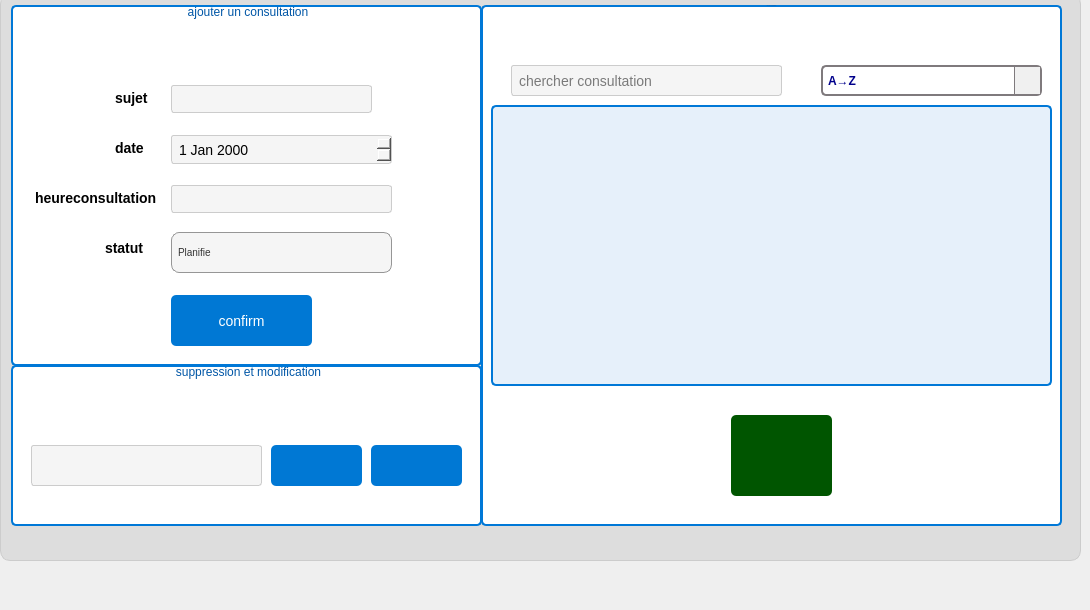
   <widget class="QWidget" name="tab">
    <attribute name="title">
     <string>Gestion des consultations</string>
    </attribute>
    <widget class="QLabel" name="label_3">
     <property name="geometry">
      <rect>
       <x>20</x>
       <y>70</y>
       <width>101</width>
       <height>31</height>
      </rect>
     </property>
     <property name="cursor">
      <cursorShape>ArrowCursor</cursorShape>
     </property>
     <property name="text">
      <string>id consultation</string>
     </property>
    </widget>
    <widget class="QLabel" name="label_4">
     <property name="geometry">
      <rect>
       <x>50</x>
       <y>130</y>
       <width>41</width>
       <height>31</height>
      </rect>
     </property>
     <property name="cursor">
      <cursorShape>ArrowCursor</cursorShape>
     </property>
     <property name="text">
      <string>sujet</string>
     </property>
    </widget>
    <widget class="QPlainTextEdit" name="plainTextEdit">
     <property name="geometry">
      <rect>
       <x>140</x>
       <y>70</y>
       <width>201</width>
       <height>31</height>
      </rect>
     </property>
     <property name="styleSheet">
      <string notr="true">QTextEdit {
    border: none;
    background: transparent; /* يجعل الخلفية شفافة */
    border-radius: 10px; /* يضيف زوايا مستديرة */
    padding: 5px; /* يضيف مسافة داخلية */
}
</string>
     </property>
    </widget>
    <widget class="QPlainTextEdit" name="plainTextEdit_2">
     <property name="geometry">
      <rect>
       <x>140</x>
       <y>130</y>
       <width>201</width>
       <height>31</height>
      </rect>
     </property>
    </widget>
    <widget class="QDateTimeEdit" name="dateTimeEdit">
     <property name="geometry">
      <rect>
       <x>140</x>
       <y>200</y>
       <width>201</width>
       <height>29</height>
      </rect>
     </property>
    </widget>
    <widget class="QLabel" name="label_5">
     <property name="geometry">
      <rect>
       <x>50</x>
       <y>250</y>
       <width>41</width>
       <height>31</height>
      </rect>
     </property>
     <property name="cursor">
      <cursorShape>ArrowCursor</cursorShape>
     </property>
     <property name="text">
      <string>statut</string>
     </property>
    </widget>
    <widget class="QLabel" name="label_6">
     <property name="geometry">
      <rect>
       <x>20</x>
       <y>200</y>
       <width>91</width>
       <height>31</height>
      </rect>
     </property>
     <property name="cursor">
      <cursorShape>ArrowCursor</cursorShape>
     </property>
     <property name="text">
      <string>date et heure</string>
     </property>
    </widget>
    <widget class="QPlainTextEdit" name="plainTextEdit_3">
     <property name="geometry">
      <rect>
       <x>140</x>
       <y>250</y>
       <width>201</width>
       <height>31</height>
      </rect>
     </property>
    </widget>
    <widget class="QTabWidget" name="tabWidget_2">
     <property name="geometry">
      <rect>
       <x>0</x>
       <y>-40</y>
       <width>1081</width>
       <height>601</height>
      </rect>
     </property>
     <property name="styleSheet">
      <string notr="true">QTabWidget::pane {
    border: 1px solid #ccc;
    background-color: rgb(221, 221, 221);
    border-radius: 10px;
    padding: 10px;
}

QTabBar::tab {
    background: rgb(200, 200, 200);
    border: 1px solid #aaa;
    border-top-left-radius: 10px;
    border-top-right-radius: 10px;
    padding: 8px 16px;
    font-size: 14px;
}

QTabBar::tab:selected {
    background: #3498db;
    color: white;
    font-weight: bold;
}

QTabBar::tab:hover {
    background: #2980b9;
    color: white;
}

QTabBar::tab:!selected {
    margin-top: 2px;
}
</string>
     </property>
     <property name="tabPosition">
      <enum>QTabWidget::TabPosition::North</enum>
     </property>
     <property name="currentIndex">
      <number>0</number>
     </property>
     <widget class="QWidget" name="tab_4">
      <attribute name="title">
       <string>Gestion des consultations</string>
      </attribute>
      <widget class="QGroupBox" name="groupBox">
       <property name="geometry">
        <rect>
         <x>0</x>
         <y>-10</y>
         <width>471</width>
         <height>371</height>
        </rect>
       </property>
       <property name="styleSheet">
        <string notr="true">QGroupBox {
    border: 2px solid #0078D7;  /* Bordure bleue */
    border-radius: 5px;         /* Coins arrondis */
    margin-top: 10px;           /* Espace au-dessus du titre */
    background-color: #ffffff;  /* Fond bleu clair */
    padding: 5px;               /* Espace interne */
}

QGroupBox::title {
    subcontrol-origin: margin;
    subcontrol-position: top center; /* Centrage du titre */
    padding: 10px 10px;
    color: #0056A6;  /* Couleur du texte */
    font-weight: bold;
    font-size: 12pt;
    background: transparent;
}
QGroupBox QLineEdit,
QGroupBox QDateEdit, 
QGroupBox QTimeEdit {
    background-color: #f5f5f5;
	color: black;
    border: 1px solid #ccc;
    padding: 5px;
    border-radius: 3px;
    font-size: 14px;
}
/* Focus sur QLineEdit, QDateEdit, QTimeEdit */
QGroupBox QLineEdit:focus, 
QGroupBox QDateEdit:focus, 
QGroupBox QTimeEdit:focus {
    border-color: #0078d4;
    background-color: #e6f0ff;
}

/* Placeholders dans les champs de texte */
QGroupBox QLineEdit::placeholder, 
QGroupBox QDateEdit::placeholder, 
QGroupBox QTimeEdit::placeholder {
    color: black; /* Définit la couleur des placeholders à noir */
    font-style: italic;
}

/* Boutons radio dans le QGroupBox */
QGroupBox QRadioButton {
    color: black;
    font-size: 14px;
}

QGroupBox QRadioButton::indicator {
    width: 15px;
    height: 15px;
    border: 2px solid #0078d4;
    background-color: #e6e6e6;  /* Arrière-plan gris clair */
    border-radius: 50%;
}

QGroupBox QRadioButton::indicator:checked {
    background-color: #0078d4;
    border: 2px solid #0078d4;
}

QGroupBox QRadioButton::indicator:unchecked {
    background-color: #e6e6e6;
    border: 2px solid #ccc;
}

/* Boutons dans le QGroupBox */
QGroupBox QPushButton {
    background-color: #0078d4;
    color: white;
    padding: 10px;
    border-radius: 5px;
    border: none;
    font-size: 14px;
    cursor: pointer;
}

QGroupBox QPushButton:hover {
    background-color: #005a9e;
}

QGroupBox QPushButton:pressed {
    background-color: #003d6a;
}

/* Progress Bar dans le QGroupBox */
QGroupBox QProgressBar {
    border: 1px solid #ccc;
    border-radius: 5px;
    text-align: center;
    background-color: #f5f5f5;
    color: black;
}

QGroupBox QProgressBar::chunk {
    background-color: #0078d4;
    border-radius: 5px;
}
QGroupBox QLabel {
    color: black;
    font-size: 14px;
    font-weight: bold;
    margin-bottom: 5px;
}

</string>
       </property>
       <property name="title">
        <string>ajouter un consultation</string>
       </property>
       <property name="flat">
        <bool>false</bool>
       </property>
       <property name="checkable">
        <bool>false</bool>
       </property>
       <widget class="QLabel" name="label_8">
        <property name="geometry">
         <rect>
          <x>100</x>
          <y>90</y>
          <width>41</width>
          <height>31</height>
         </rect>
        </property>
        <property name="cursor">
         <cursorShape>ArrowCursor</cursorShape>
        </property>
        <property name="styleSheet">
         <string notr="true">background-color: #ffffff;</string>
        </property>
        <property name="text">
         <string>sujet</string>
        </property>
       </widget>
       <widget class="QLabel" name="label_9">
        <property name="geometry">
         <rect>
          <x>20</x>
          <y>190</y>
          <width>151</width>
          <height>31</height>
         </rect>
        </property>
        <property name="cursor">
         <cursorShape>ArrowCursor</cursorShape>
        </property>
        <property name="styleSheet">
         <string notr="true">background-color: #ffffff;</string>
        </property>
        <property name="text">
         <string>heureconsultation</string>
        </property>
       </widget>
       <widget class="QLabel" name="label_11">
        <property name="geometry">
         <rect>
          <x>90</x>
          <y>240</y>
          <width>61</width>
          <height>31</height>
         </rect>
        </property>
        <property name="cursor">
         <cursorShape>ArrowCursor</cursorShape>
        </property>
        <property name="styleSheet">
         <string notr="true">background-color: #ffffff;</string>
        </property>
        <property name="text">
         <string>statut</string>
        </property>
       </widget>
       <widget class="QPushButton" name="pushButton_ajouter_Consultation">
        <property name="geometry">
         <rect>
          <x>160</x>
          <y>300</y>
          <width>141</width>
          <height>51</height>
         </rect>
        </property>
        <property name="text">
         <string>confirm</string>
        </property>
        <property name="icon">
         <iconset>
          <normaloff>:/new/prefix1/resours.qrc/icon/6.png</normaloff>:/new/prefix1/resours.qrc/icon/6.png</iconset>
        </property>
       </widget>
       <widget class="QLineEdit" name="lineEdit_SUJET">
        <property name="geometry">
         <rect>
          <x>160</x>
          <y>90</y>
          <width>201</width>
          <height>28</height>
         </rect>
        </property>
        <property name="styleSheet">
         <string notr="true"> QLineEdit,
{
    background-color: #f5f5f5;
	color: black;
    border: 1px solid #ccc;
    padding: 5px;
    border-radius: 3px;
    font-size: 14px;
}</string>
        </property>
       </widget>
       <widget class="QLineEdit" name="lineEdit_HEURECONSULTATION">
        <property name="geometry">
         <rect>
          <x>160</x>
          <y>190</y>
          <width>221</width>
          <height>28</height>
         </rect>
        </property>
       </widget>
       <widget class="QComboBox" name="comboBox_STATUS">
        <property name="geometry">
         <rect>
          <x>160</x>
          <y>237</y>
          <width>221</width>
          <height>41</height>
         </rect>
        </property>
        <property name="styleSheet">
         <string notr="true">QComboBox {
    
	background-color: rgb(245, 245, 245);
    border: 1px solid rgb(150, 150, 150);
    border-radius: 8px;
    padding: 6px;
    font-size: 10px;
    color: #333;
    font-family: 'Segoe UI', sans-serif;
    transition: all 0.3s ease-in-out;
}

QComboBox::down-arrow {
    image: url(:/icons/black_arrow.svg);  /* Assurez-vous que l'icône est noire */
    width: 16px;
    height: 16px;
}

QComboBox:hover {
    border: 1px solid rgb(0, 122, 255);
    background-color: rgb(240, 240, 240);
    box-shadow: 0 2px 6px rgba(0, 122, 255, 0.3);
}

QComboBox:focus {
    border: 2px solid rgb(0, 122, 255);
    background-color: rgb(255, 255, 255);
    box-shadow: 0 0 8px rgba(0, 122, 255, 0.5);
}

QComboBox QAbstractItemView {
    background-color: rgb(245, 245, 245);
    border: 1px solid rgb(200, 200, 200);
    color: #333;
    selection-background-color: rgb(0, 122, 255);
    selection-color: white;
    border-radius: 8px;
    padding: 5px;
    margin-top: 2px;
    max-height: 300px;
}

QComboBox::drop-down {
    border: none;
    background-color: transparent;
}

QComboBox QAbstractItemView::item {
    padding: 8px;
    color: #555;
    font-size: 14px;
    transition: background-color 0.2s ease;
}

QComboBox QAbstractItemView::item:selected {
    background-color: rgb(0, 122, 255);
    color: white;
    font-weight: bold;
}

QComboBox QAbstractItemView::item:hover {
    background-color: rgb(0, 122, 255);  /* Survol des éléments */
    color: white;
}

/* Ajout de la couleur pour l'élément sélectionné */
QComboBox::item:selected {
    background-color: rgb(0, 122, 255);  /* Assurez-vous que la couleur de fond de l'élément sélectionné est bien bleue */
    color: white;  /* Le texte doit être blanc */
}

</string>
        </property>
        <item>
         <property name="text">
          <string>Planifie</string>
         </property>
        </item>
        <item>
         <property name="text">
          <string>En cours</string>
         </property>
        </item>
        <item>
         <property name="text">
          <string>Termine</string>
         </property>
        </item>
        <item>
         <property name="text">
          <string>Annule</string>
         </property>
        </item>
       </widget>
       <widget class="QDateEdit" name="dateEdit">
        <property name="geometry">
         <rect>
          <x>160</x>
          <y>140</y>
          <width>221</width>
          <height>29</height>
         </rect>
        </property>
       </widget>
       <widget class="QLabel" name="label_16">
        <property name="geometry">
         <rect>
          <x>100</x>
          <y>140</y>
          <width>41</width>
          <height>31</height>
         </rect>
        </property>
        <property name="cursor">
         <cursorShape>ArrowCursor</cursorShape>
        </property>
        <property name="styleSheet">
         <string notr="true">background-color: #ffffff;</string>
        </property>
        <property name="text">
         <string>date</string>
        </property>
       </widget>
      </widget>
      <widget class="QGroupBox" name="groupBox_2">
       <property name="geometry">
        <rect>
         <x>470</x>
         <y>-10</y>
         <width>581</width>
         <height>531</height>
        </rect>
       </property>
       <property name="font">
        <font>
         <family>Segoe UI</family>
         <pointsize>-1</pointsize>
        </font>
       </property>
       <property name="styleSheet">
        <string notr="true">QGroupBox {
    border: 2px solid #0078D7;  /* Bordure bleue */
    border-radius: 5px;         /* Coins arrondis */
    margin-top: 10px;           /* Espace au-dessus du titre */
    background-color: #ffffff;  /* Fond bleu clair */
    padding: 5px;               /* Espace interne */
}

QGroupBox::title {
    subcontrol-origin: margin;
    subcontrol-position: top center; /* Centrage du titre */
    padding: 10px 10px;
    color: #0056A6;  /* Couleur du texte */
    font-weight: bold;
    font-size: 12pt;
    background: transparent;
}
QGroupBox QLineEdit,
QGroupBox QDateEdit, 
QGroupBox QTimeEdit {
    background-color: #f5f5f5;
	color: black;
    border: 1px solid #ccc;
    padding: 5px;
    border-radius: 3px;
    font-size: 14px;
}
/* Focus sur QLineEdit, QDateEdit, QTimeEdit */
QGroupBox QLineEdit:focus, 
QGroupBox QDateEdit:focus, 
QGroupBox QTimeEdit:focus {
    border-color: #0078d4;
    background-color: #e6f0ff;
}

/* Placeholders dans les champs de texte */
QGroupBox QLineEdit::placeholder, 
QGroupBox QDateEdit::placeholder, 
QGroupBox QTimeEdit::placeholder {
    color: black; /* Définit la couleur des placeholders à noir */
    font-style: italic;
}

/* Boutons radio dans le QGroupBox */
QGroupBox QRadioButton {
    color: black;
    font-size: 14px;
}

QGroupBox QRadioButton::indicator {
    width: 15px;
    height: 15px;
    border: 2px solid #0078d4;
    background-color: #e6e6e6;  /* Arrière-plan gris clair */
    border-radius: 50%;
}

QGroupBox QRadioButton::indicator:checked {
    background-color: #0078d4;
    border: 2px solid #0078d4;
}

QGroupBox QRadioButton::indicator:unchecked {
    background-color: #e6e6e6;
    border: 2px solid #ccc;
}

/* Boutons dans le QGroupBox */
QGroupBox QPushButton {
    background-color: #0078d4;
    color: white;
    padding: 10px;
    border-radius: 5px;
    border: none;
    font-size: 14px;
    cursor: pointer;
}

QGroupBox QPushButton:hover {
    background-color: #005a9e;
}

QGroupBox QPushButton:pressed {
    background-color: #003d6a;
}

/* Progress Bar dans le QGroupBox */
QGroupBox QProgressBar {
    border: 1px solid #ccc;
    border-radius: 5px;
    text-align: center;
    background-color: #f5f5f5;
    color: black;
}

QGroupBox QProgressBar::chunk {
    background-color: #0078d4;
    border-radius: 5px;
}
QGroupBox QLabel {
    color: black;
    font-size: 14px;
    font-weight: bold;
    margin-bottom: 5px;
}

</string>
       </property>
       <property name="title">
        <string>Liste des consultations</string>
       </property>
       <property name="flat">
        <bool>false</bool>
       </property>
       <property name="checkable">
        <bool>false</bool>
       </property>
       <widget class="QPushButton" name="pushButton_exporter_exel">
        <property name="geometry">
         <rect>
          <x>250</x>
          <y>420</y>
          <width>101</width>
          <height>81</height>
         </rect>
        </property>
        <property name="styleSheet">
         <string notr="true">image: url(:/img/images/xls_4726040.png);
background-color: rgb(0, 85, 0);</string>
        </property>
        <property name="text">
         <string/>
        </property>
       </widget>
       <widget class="QLineEdit" name="lineEdit_rechercge">
        <property name="geometry">
         <rect>
          <x>30</x>
          <y>70</y>
          <width>271</width>
          <height>31</height>
         </rect>
        </property>
        <property name="styleSheet">
         <string notr="true">QGroupBox {
    border: 2px solid #0078D7;  /* Bordure bleue */
    border-radius: 5px;         /* Coins arrondis */
    margin-top: 10px;           /* Espace au-dessus du titre */
    background-color: #E6F0FA;  /* Fond bleu clair */
    padding: 5px;               /* Espace interne */
}

QGroupBox::title {
    subcontrol-origin: margin;
    subcontrol-position: top center; /* Centrage du titre */
    padding: 10px 10px;
    color: #0056A6;  /* Couleur du texte */
    font-weight: bold;
    font-size: 12pt;
    background: transparent;
}
</string>
        </property>
        <property name="placeholderText">
         <string>chercher consultation</string>
        </property>
       </widget>
       <widget class="QComboBox" name="comboBox_tri">
        <property name="geometry">
         <rect>
          <x>340</x>
          <y>70</y>
          <width>221</width>
          <height>31</height>
         </rect>
        </property>
        <property name="mouseTracking">
         <bool>false</bool>
        </property>
        <property name="tabletTracking">
         <bool>false</bool>
        </property>
        <property name="acceptDrops">
         <bool>false</bool>
        </property>
        <property name="autoFillBackground">
         <bool>false</bool>
        </property>
        <property name="styleSheet">
         <string notr="true">QComboBox {
    color: darkblue;
    border: 2px solid #7f7a7d;
    border-radius: 5px;
    padding: 5px;
    background-color: white;
    font-weight: bold;
}

QComboBox::drop-down {
    subcontrol-origin: padding;
    subcontrol-position: top right;
    width: 25px;
    border-left: 1px solid #7f7a7d;
    background-color: #f0f0f0;
}

QComboBox::down-arrow {
    image: url(:/icons/arrow-down.png); /* يمكنك وضع أيقونة السهم الخاصة بك هنا */
    width: 12px;
    height: 12px;
}

QComboBox QAbstractItemView {
    background-color: white;
    selection-background-color: darkblue;
    selection-color: white;
    border: 1px solid #7f7a7d;
    outline: 0;
}

</string>
        </property>
        <property name="editable">
         <bool>false</bool>
        </property>
        <property name="sizeAdjustPolicy">
         <enum>QComboBox::SizeAdjustPolicy::AdjustToMinimumContentsLengthWithIcon</enum>
        </property>
        <property name="duplicatesEnabled">
         <bool>false</bool>
        </property>
        <property name="frame">
         <bool>true</bool>
        </property>
        <item>
         <property name="text">
          <string>A→Z </string>
         </property>
        </item>
        <item>
         <property name="text">
          <string>Z→A</string>
         </property>
        </item>
        <item>
         <property name="text">
          <string>Les plus récents d'abord</string>
         </property>
        </item>
        <item>
         <property name="text">
          <string>Les plus anciens d'abord</string>
         </property>
        </item>
       </widget>
       <widget class="QTableView" name="tableView">
        <property name="geometry">
         <rect>
          <x>10</x>
          <y>110</y>
          <width>561</width>
          <height>281</height>
         </rect>
        </property>
        <property name="styleSheet">
         <string notr="true">QTableView {
    background-color: #E6F0FA; /* Fond bleu clair */
    border: 2px solid #0078D7; /* Bordure bleue */
    border-radius: 5px; /* Coins arrondis */
    padding: 5px;
    gridline-color: #0078D7; /* Couleur des lignes de la grille */
    selection-background-color: #0078D7; /* Fond bleu sélection */
    selection-color: white; /* Texte blanc en sélection */
    outline: none;
}

QHeaderView::section {
    background-color: #0078D7; /* Fond bleu pour les en-têtes */
    color: white; /* Texte blanc */
    padding: 5px;
    border: 1px solid #0056A6;
    font-weight: bold;
}

QTableView::item {
    background-color: white; /* Fond des éléments */
    color: #0056A6; /* Texte bleu */
    padding: 5px;
    border-radius: 3px;
}

QTableView::item:selected {
    background-color: #0078D7; /* Fond bleu sélection */
    color: white; /* Texte blanc */
    font-weight: bold;
}

QTableView::item:hover {
    background-color: #ADD8E6; /* Bleu clair au survol */
    color: black;
}
</string>
        </property>
        <property name="sortingEnabled">
         <bool>true</bool>
        </property>
       </widget>
      </widget>
      <widget class="QGroupBox" name="groupBox_5">
       <property name="geometry">
        <rect>
         <x>0</x>
         <y>350</y>
         <width>471</width>
         <height>171</height>
        </rect>
       </property>
       <property name="styleSheet">
        <string notr="true">QGroupBox {
    border: 2px solid #0078D7;  /* Bordure bleue */
    border-radius: 5px;         /* Coins arrondis */
    margin-top: 10px;           /* Espace au-dessus du titre */
    background-color: #ffffff;  /* Fond bleu clair */
    padding: 5px;               /* Espace interne */
}

QGroupBox::title {
    subcontrol-origin: margin;
    subcontrol-position: top center; /* Centrage du titre */
    padding: 10px 10px;
    color: #0056A6;  /* Couleur du texte */
    font-weight: bold;
    font-size: 12pt;
    background: transparent;
}
QGroupBox QLineEdit,
QGroupBox QDateEdit, 
QGroupBox QTimeEdit {
    background-color: #f5f5f5;
	color: black;
    border: 1px solid #ccc;
    padding: 5px;
    border-radius: 3px;
    font-size: 14px;
}
/* Focus sur QLineEdit, QDateEdit, QTimeEdit */
QGroupBox QLineEdit:focus, 
QGroupBox QDateEdit:focus, 
QGroupBox QTimeEdit:focus {
    border-color: #0078d4;
    background-color: #e6f0ff;
}

/* Placeholders dans les champs de texte */
QGroupBox QLineEdit::placeholder, 
QGroupBox QDateEdit::placeholder, 
QGroupBox QTimeEdit::placeholder {
    color: black; /* Définit la couleur des placeholders à noir */
    font-style: italic;
}

/* Boutons radio dans le QGroupBox */
QGroupBox QRadioButton {
    color: black;
    font-size: 14px;
}

QGroupBox QRadioButton::indicator {
    width: 15px;
    height: 15px;
    border: 2px solid #0078d4;
    background-color: #e6e6e6;  /* Arrière-plan gris clair */
    border-radius: 50%;
}

QGroupBox QRadioButton::indicator:checked {
    background-color: #0078d4;
    border: 2px solid #0078d4;
}

QGroupBox QRadioButton::indicator:unchecked {
    background-color: #e6e6e6;
    border: 2px solid #ccc;
}

/* Boutons dans le QGroupBox */
QGroupBox QPushButton {
    background-color: #0078d4;
    color: white;
    padding: 10px;
    border-radius: 5px;
    border: none;
    font-size: 14px;
    cursor: pointer;
}

QGroupBox QPushButton:hover {
    background-color: #005a9e;
}

QGroupBox QPushButton:pressed {
    background-color: #003d6a;
}

/* Progress Bar dans le QGroupBox */
QGroupBox QProgressBar {
    border: 1px solid #ccc;
    border-radius: 5px;
    text-align: center;
    background-color: #f5f5f5;
    color: black;
}

QGroupBox QProgressBar::chunk {
    background-color: #0078d4;
    border-radius: 5px;
}
QGroupBox QLabel {
    color: black;
    font-size: 14px;
    font-weight: bold;
    margin-bottom: 5px;
}

</string>
       </property>
       <property name="title">
        <string>suppression et modification</string>
       </property>
       <property name="flat">
        <bool>false</bool>
       </property>
       <property name="checkable">
        <bool>false</bool>
       </property>
       <widget class="QGroupBox" name="groupBox_6">
        <property name="geometry">
         <rect>
          <x>330</x>
          <y>320</y>
          <width>491</width>
          <height>331</height>
         </rect>
        </property>
        <property name="styleSheet">
         <string notr="true">QGroupBox {
    border: 2px solid #0078D7;  /* Bordure bleue */
    border-radius: 5px;         /* Coins arrondis */
    margin-top: 10px;           /* Espace au-dessus du titre */
    background-color: #E6F0FA;  /* Fond bleu clair */
    padding: 5px;               /* Espace interne */
}

QGroupBox::title {
    subcontrol-origin: margin;
    subcontrol-position: top center; /* Centrage du titre */
    padding: 10px 10px;
    color: #0056A6;  /* Couleur du texte */
    font-weight: bold;
    font-size: 12pt;
    background: transparent;
}
</string>
        </property>
        <property name="title">
         <string>ajouter un consultation</string>
        </property>
        <property name="flat">
         <bool>false</bool>
        </property>
        <property name="checkable">
         <bool>false</bool>
        </property>
        <widget class="QLabel" name="label_22">
         <property name="geometry">
          <rect>
           <x>70</x>
           <y>70</y>
           <width>41</width>
           <height>31</height>
          </rect>
         </property>
         <property name="cursor">
          <cursorShape>ArrowCursor</cursorShape>
         </property>
         <property name="styleSheet">
          <string notr="true">background-color: #E6F0FA;</string>
         </property>
         <property name="text">
          <string>sujet</string>
         </property>
        </widget>
        <widget class="QLabel" name="label_23">
         <property name="geometry">
          <rect>
           <x>10</x>
           <y>150</y>
           <width>151</width>
           <height>31</height>
          </rect>
         </property>
         <property name="cursor">
          <cursorShape>ArrowCursor</cursorShape>
         </property>
         <property name="styleSheet">
          <string notr="true">background-color: #E6F0FA;</string>
         </property>
         <property name="text">
          <string>heureconsultation</string>
         </property>
        </widget>
        <widget class="QLabel" name="label_24">
         <property name="geometry">
          <rect>
           <x>50</x>
           <y>210</y>
           <width>61</width>
           <height>31</height>
          </rect>
         </property>
         <property name="cursor">
          <cursorShape>ArrowCursor</cursorShape>
         </property>
         <property name="styleSheet">
          <string notr="true">background-color: #E6F0FA;</string>
         </property>
         <property name="text">
          <string>statut</string>
         </property>
        </widget>
        <widget class="QLabel" name="label_25">
         <property name="geometry">
          <rect>
           <x>10</x>
           <y>270</y>
           <width>161</width>
           <height>31</height>
          </rect>
         </property>
         <property name="font">
          <font>
           <family>Segoe UI</family>
           <pointsize>-1</pointsize>
           <bold>true</bold>
          </font>
         </property>
         <property name="cursor">
          <cursorShape>ArrowCursor</cursorShape>
         </property>
         <property name="styleSheet">
          <string notr="true">background-color: #E6F0FA;</string>
         </property>
         <property name="text">
          <string>documentes jointes</string>
         </property>
        </widget>
        <widget class="QPushButton" name="pushButton_ajouter_4">
         <property name="geometry">
          <rect>
           <x>350</x>
           <y>250</y>
           <width>131</width>
           <height>41</height>
          </rect>
         </property>
         <property name="text">
          <string>confirm add</string>
         </property>
         <property name="icon">
          <iconset>
           <normaloff>:/new/prefix1/resours.qrc/icon/6.png</normaloff>:/new/prefix1/resours.qrc/icon/6.png</iconset>
         </property>
        </widget>
        <widget class="QPushButton" name="pushButton_16">
         <property name="geometry">
          <rect>
           <x>200</x>
           <y>270</y>
           <width>121</width>
           <height>31</height>
          </rect>
         </property>
         <property name="text">
          <string/>
         </property>
        </widget>
        <widget class="QLineEdit" name="lineEdit_SUJET_4">
         <property name="geometry">
          <rect>
           <x>160</x>
           <y>70</y>
           <width>201</width>
           <height>28</height>
          </rect>
         </property>
        </widget>
        <widget class="QLineEdit" name="lineEdit_STATUS_4">
         <property name="geometry">
          <rect>
           <x>160</x>
           <y>210</y>
           <width>201</width>
           <height>28</height>
          </rect>
         </property>
        </widget>
        <widget class="QLineEdit" name="lineEdit_HEURECONSULTATION_4">
         <property name="geometry">
          <rect>
           <x>160</x>
           <y>150</y>
           <width>201</width>
           <height>28</height>
          </rect>
         </property>
        </widget>
       </widget>
       <widget class="QPushButton" name="pushButton_supprimer_Consultation">
        <property name="geometry">
         <rect>
          <x>260</x>
          <y>90</y>
          <width>91</width>
          <height>41</height>
         </rect>
        </property>
        <property name="styleSheet">
         <string notr="true">image: url(:/img/images/delete.png);</string>
        </property>
        <property name="text">
         <string/>
        </property>
        <property name="icon">
         <iconset>
          <normaloff>:/new/prefix1/resours.qrc/icon/3.png</normaloff>:/new/prefix1/resours.qrc/icon/3.png</iconset>
        </property>
       </widget>
       <widget class="QLineEdit" name="lineEdit_supprtion_modifier_Consultation">
        <property name="geometry">
         <rect>
          <x>20</x>
          <y>90</y>
          <width>231</width>
          <height>41</height>
         </rect>
        </property>
       </widget>
       <widget class="QPushButton" name="pushButton_modifier_Consultation">
        <property name="geometry">
         <rect>
          <x>360</x>
          <y>90</y>
          <width>91</width>
          <height>41</height>
         </rect>
        </property>
        <property name="styleSheet">
         <string notr="true">image: url(:/img/images/modify.png);</string>
        </property>
        <property name="text">
         <string/>
        </property>
        <property name="icon">
         <iconset>
          <normaloff>:/new/prefix1/resours.qrc/icon/1.png</normaloff>:/new/prefix1/resours.qrc/icon/1.png</iconset>
        </property>
       </widget>
      </widget>
     </widget>
     <widget class="QWidget" name="tab_7">
      <attribute name="title">
       <string>export</string>
      </attribute>
     </widget>
     <widget class="QWidget" name="tab_8">
      <attribute name="title">
       <string>Statisque</string>
      </attribute>
     </widget>
     <widget class="QWidget" name="tab_9">
      <attribute name="title">
       <string>Calendrier interactif</string>
      </attribute>
     </widget>
     <widget class="QWidget" name="tab_10">
      <attribute name="title">
       <string>Système de Priorisation </string>
      </attribute>
     </widget>
    </widget>
   </widget>
